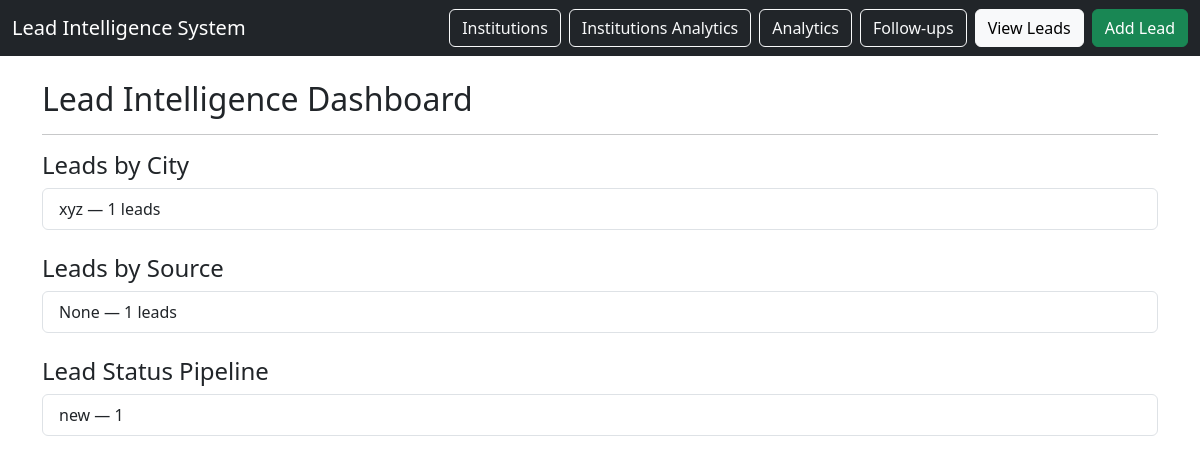
Before: /analytics with the older database file.
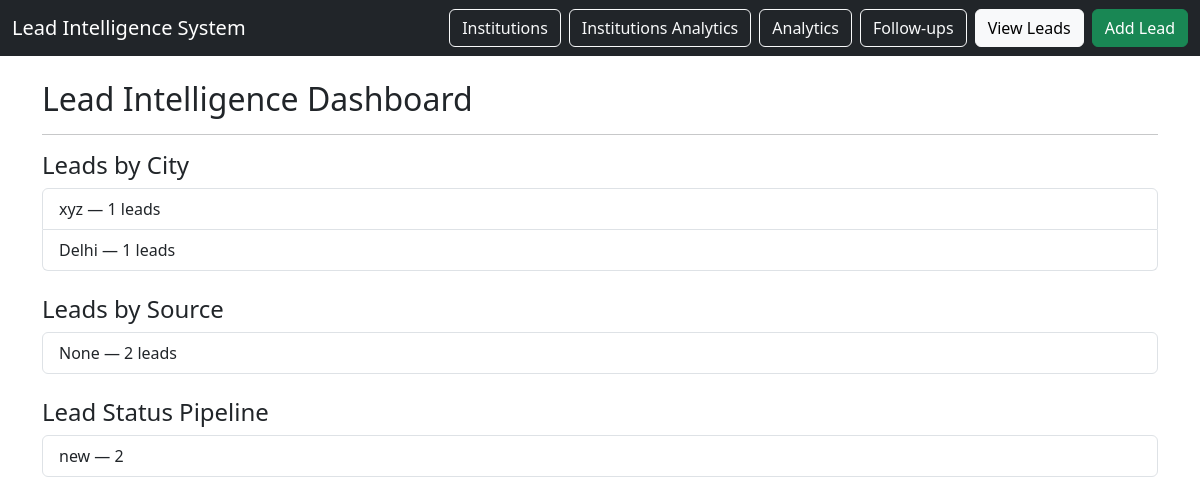
After: the same page with the newer database file.
### tables this page shows
CREATE TABLE leads (
    lead_id INTEGER PRIMARY KEY AUTOINCREMENT,
    student_name TEXT NOT NULL,
    phone TEXT,
    city TEXT,
    school_id INTEGER,
    coaching_id INTEGER,
    course_interest TEXT,
    lead_source TEXT,
    interest_level TEXT,
    lead_score INTEGER DEFAULT 0,
    status TEXT CHECK(status IN (
        'new',
        'contacted',
        'interested',
        'applied',
        'admitted',
        'lost'
    )) DEFAULT 'new',
    created_at TIMESTAMP DEFAULT CURRENT_TIMESTAMP,
    notes TEXT,

    FOREIGN KEY (school_id) REFERENCES institutions(institution_id),
    FOREIGN KEY (coaching_id) REFERENCES institutions(institution_id)
);

### app.py (the view)
@app.route("/analytics")
def analytics():
    db = get_db()
    city_stats = db.execute("""
        SELECT city, COUNT(*) as total
        FROM leads
        GROUP BY city
        ORDER BY total DESC
    """).fetchall()
    source_stats = db.execute("""
        SELECT lead_source, COUNT(*) as total
        FROM leads
        GROUP BY lead_source
        ORDER BY total DESC
    """).fetchall()
    status_stats = db.execute("""
        SELECT status, COUNT(*) as total
        FROM leads
        GROUP BY status
    """).fetchall()
    return render_template(
        "analytics.html",
        city_stats=city_stats,
        source_stats=source_stats,
        status_stats=status_stats
    )

### database/db_connection.py (called while the page is built)
def get_db():
    conn = sqlite3.connect(DB_NAME)
    conn.row_factory = sqlite3.Row
    return conn

### templates/analytics.html
{% extends "base.html" %}
{% block content %}
<h2>Lead Intelligence Dashboard</h2>
<hr>
<h4>Leads by City</h4>
<ul class="list-group mb-4">
{% for c in city_stats %}
<li class="list-group-item">
{{ c.city }} — {{ c.total }} leads
</li>
{% endfor %}
</ul>
<h4>Leads by Source</h4>
<ul class="list-group mb-4">
{% for s in source_stats %}
<li class="list-group-item">
{{ s.lead_source }} — {{ s.total }} leads
</li>
{% endfor %}
</ul>
<h4>Lead Status Pipeline</h4>
<ul class="list-group">
{% for s in status_stats %}
<li class="list-group-item">
{{ s.status }} — {{ s.total }}
</li>
{% endfor %}
</ul>
{% endblock %}

Changed rows visible on the page:
no longer on one of the page's lists (row unchanged): leads: status "new", total "1"
added leads: city "Delhi", total "1", status "new", total "2"
Other visible differences:
new list line: "None — 2 leads"
list line gone: "None — 1 leads"
